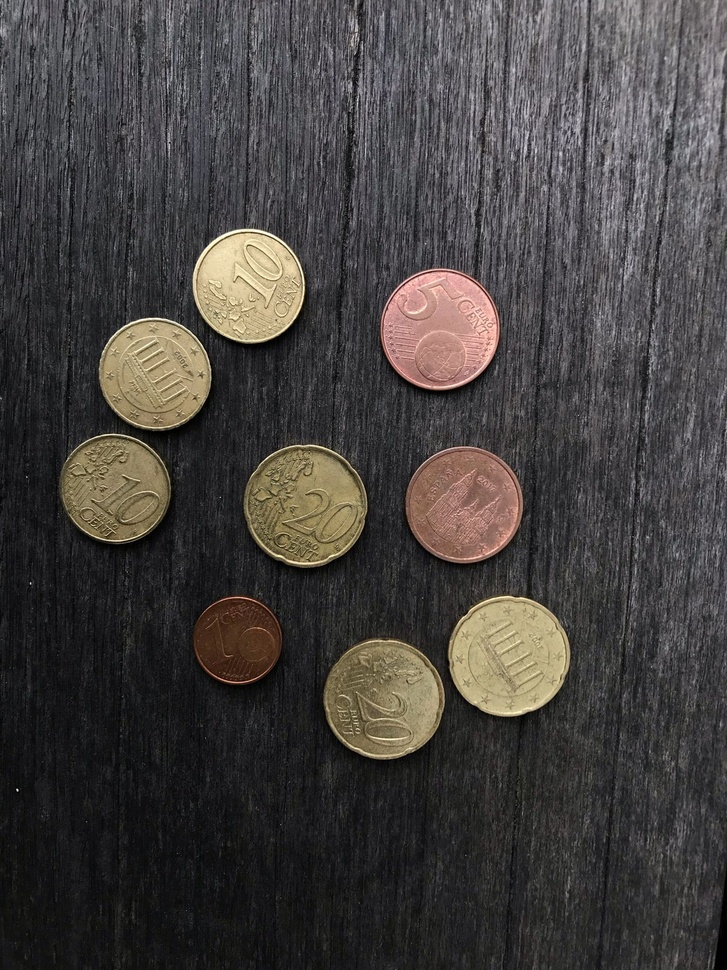
#> input picture Images/validation/242.jpg, 727 x 970 px, shrunk from 1536 x 2048 before the run, found by its file name
$ python essai.py
#> lines starting #> are read from the running program, lines starting #| are printed output that depends on the picture; after the words box and inside, x2 and y2 are one past the last pixel; in counts of white or black regions, pixels touching at a corner belong together
import cv2
import numpy as np
import matplotlib.pyplot as plt
import math

def to_black_n_white(img):

    segmentation_result_gris = cv2.cvtColor(img, cv2.COLOR_BGR2GRAY)

    # Appliquer une opération de seuillage pour obtenir une image binaire
    _, seuil_image = cv2.threshold(segmentation_result_gris, 128, 255, cv2.THRESH_BINARY)
    return seuil_image

def to_gray(img):
    image_grise = cv2.cvtColor(img, cv2.COLOR_BGR2GRAY)
    return image_grise

# [14 lines left out: function detect_circles, not called in this run]


img=cv2.imread ("Images/242.jpg");
#> img is the input picture: shape (970, 727, 3); mean B, G, R 63.9, 65.8, 69.5
hsv = cv2.cvtColor(img, cv2.COLOR_RGB2HSV)
#> hsv: shape (970, 727, 3); mean H, S, V 75.5, 27.3, 71.2
h,s,v= cv2.split(hsv)
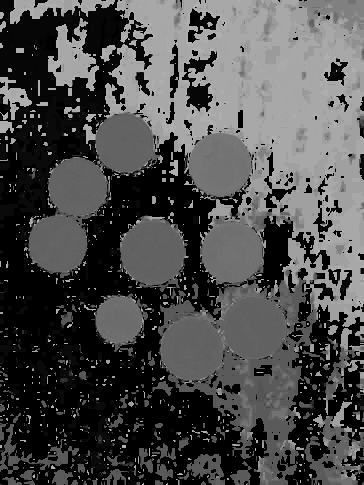
#> h: shape (970, 727) (shown at 1/2 size); min 0, max 176, mean 75.5
ret_h, th_h = cv2.threshold(h,0,255,cv2.THRESH_BINARY+cv2.THRESH_OTSU)
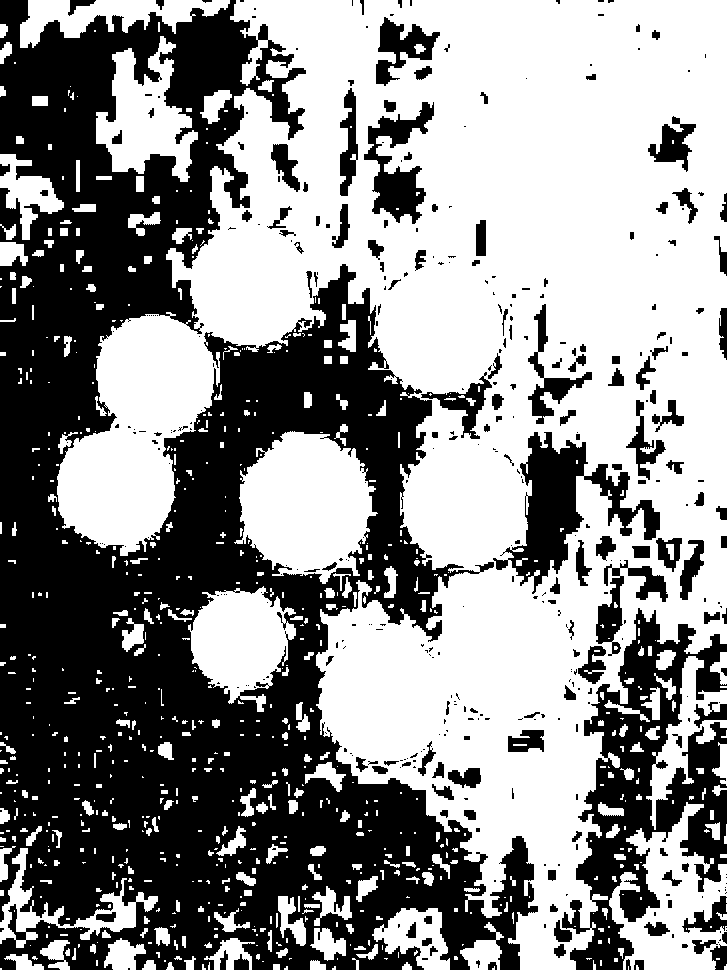
#> th_h: shape (970, 727); 55.8% white; 387 black regions (238 under 20 px), largest, box (x1, y1, x2, y2) and area: (0, 0, 538, 970) 247545, (562, 608, 727, 970) 24413, (493, 432, 660, 594) 8697
#> ret_h = 65
ret_s, th_s = cv2.threshold(s,0,255,cv2.THRESH_BINARY+cv2.THRESH_OTSU)
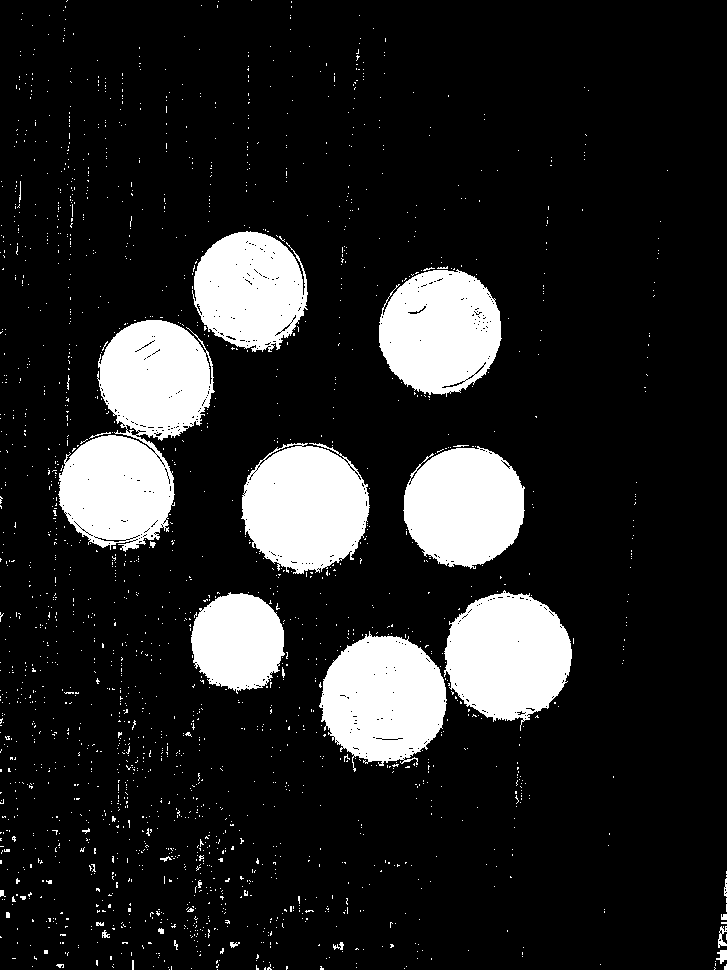
#> th_s: shape (970, 727); 14.8% white; 2021 white regions (1990 under 20 px), largest, box (x1, y1, x2, y2) and area: (58, 320, 215, 552) 20622, (241, 443, 370, 574) 12651, (444, 590, 572, 731) 12521
#> ret_s = 54
ret_v, th_v = cv2.threshold(v,0,255,cv2.THRESH_BINARY+cv2.THRESH_OTSU)
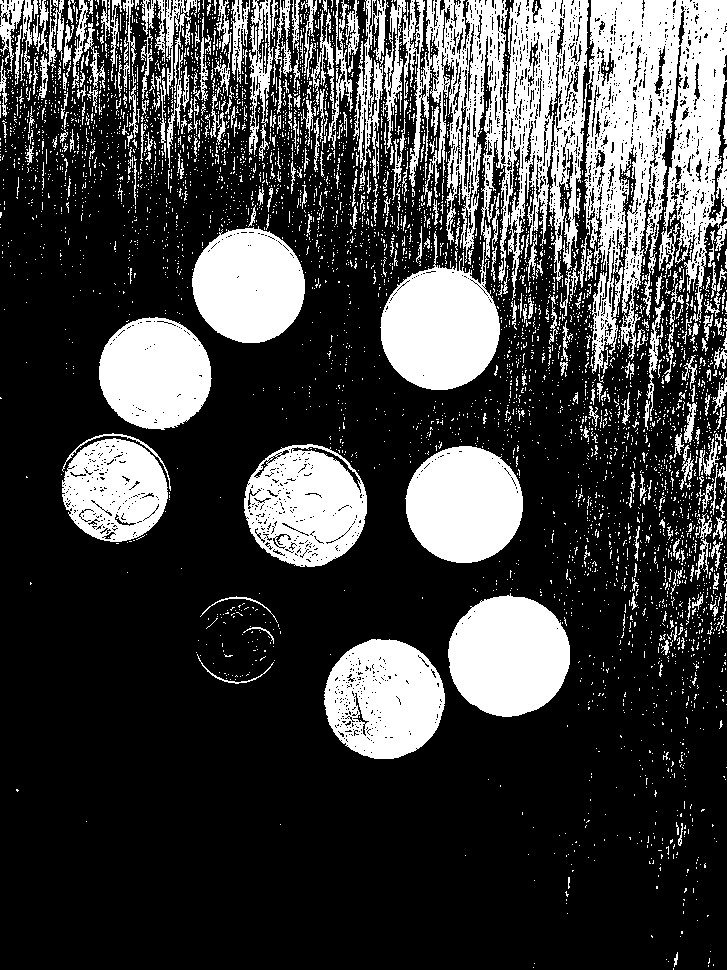
#> th_v: shape (970, 727); 26.2% white; 4710 white regions (4377 under 20 px), largest, box (x1, y1, x2, y2) and area: (402, 0, 727, 374) 55852, (380, 231, 500, 390) 11634, (448, 593, 570, 717) 11580
#> ret_v = 93
#Fusion th_h et th_s
th=cv2.bitwise_or(th_h,th_s)
#> th: shape (970, 727); 56.2% white; 404 black regions (254 under 20 px), largest, box (x1, y1, x2, y2) and area: (0, 0, 538, 970) 245282, (562, 608, 727, 970) 24412, (493, 432, 660, 594) 8694
#Ajouts de bord à l'image
bordersize=10
th=cv2.copyMakeBorder(th, top=bordersize, bottom=bordersize, left=bordersize, right=bordersize, borderType= cv2.BORDER_CONSTANT, value=[0,0,0] )
#> th: shape (990, 747); 53.5% white; 364 black regions (237 under 20 px), largest, box (x1, y1, x2, y2) and area: (0, 0, 747, 990) 307214, (503, 442, 670, 604) 8694, (374, 112, 444, 234) 3516
#Remplissage des contours
im_floodfill = th.copy()
h, w = th.shape[:2]
mask = np.zeros((h+2, w+2), np.uint8)
color = (0,255,0)
cv2.floodFill(im_floodfill, mask, (0,0), color)
im_floodfill_inv = cv2.bitwise_not(im_floodfill)
th = th | im_floodfill_inv
#> th: shape (990, 747); every value is 255
#Enlèvement des bord de l'image
th=th[bordersize: len(th)-bordersize,bordersize: len(th[0])-bordersize]
#> th: shape (970, 727); every value is 255
resultat=cv2.bitwise_and(img,img,mask = th)
image_noir = to_black_n_white(resultat)
#> in to_black_n_white, `_, seuil_image = cv2.threshold(segmentation_result_gris, 128, 255, cv2..`:
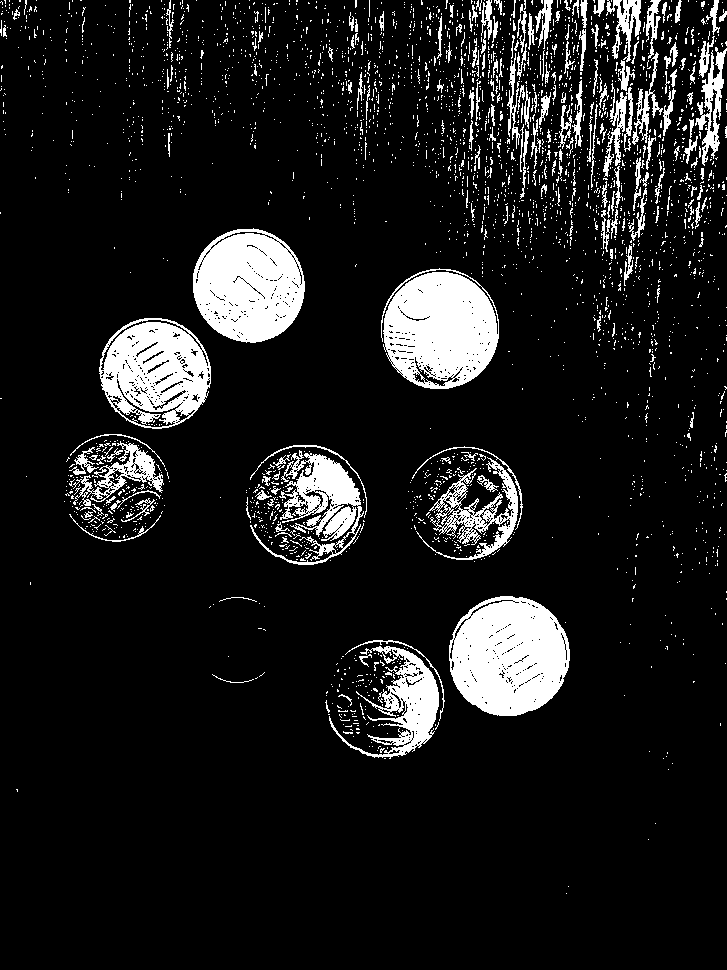
#> seuil_image: shape (970, 727); 11% white; 3112 white regions (2899 under 20 px), largest, box (x1, y1, x2, y2) and area: (449, 596, 570, 716) 10995, (381, 268, 499, 389) 10351, (193, 228, 305, 343) 9609
plt.imshow(image_noir)
plt.show()
contours, hierarchy = cv2.findContours(th,cv2.RETR_TREE,cv2.CHAIN_APPROX_SIMPLE)
#> contours = [[[0, 0], [0, 969], [726, 969], [726, 0]]]
for i in range (0, len(contours)) :
    mask_BB_i = np.zeros((len(th),len(th[0])), np.uint8)
    x,y,w,h = cv2.boundingRect(contours[i])
    cv2.drawContours(mask_BB_i, contours, i, (0,0,0), -1)
    BB_i=cv2.bitwise_and(img,img,mask=mask_BB_i)
    if h >15 and w>15 :
        BB_i=BB_i[y:y+h,x:x+w]
        plt.imshow(BB_i)
        plt.show()
#> this loop made 1 pass
#> (x, y, w, h) on pass 1: (0, 0, 727, 970)

$ run again, with Images/validation/101.jpg copied over Images/validation/242.jpg
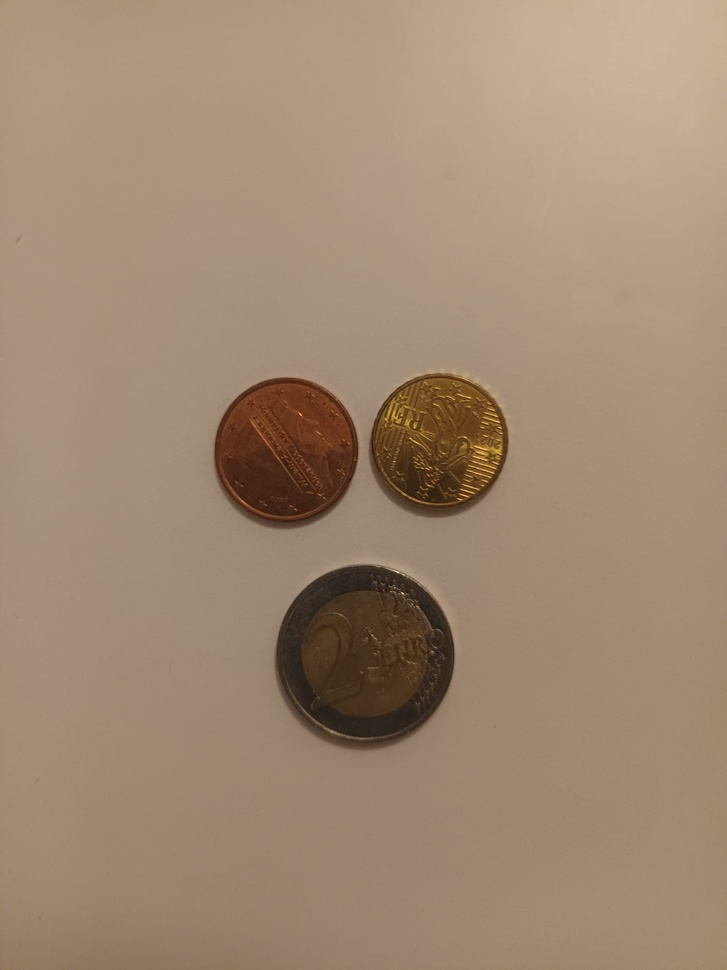
#> input picture Images/validation/101.jpg, 727 x 970 px, shrunk from 1500 x 2000 before the run, found by its file name
#> img is the input picture: shape (970, 727, 3); mean B, G, R 114.5, 136.9, 159.8
#> hsv: shape (970, 727, 3); mean H, S, V 105.2, 75.7, 159.8
#> `ret_h, th_h = cv2.threshold(h,0,255,cv2.THRESH_BINARY+cv2.THRESH_OTSU)`:
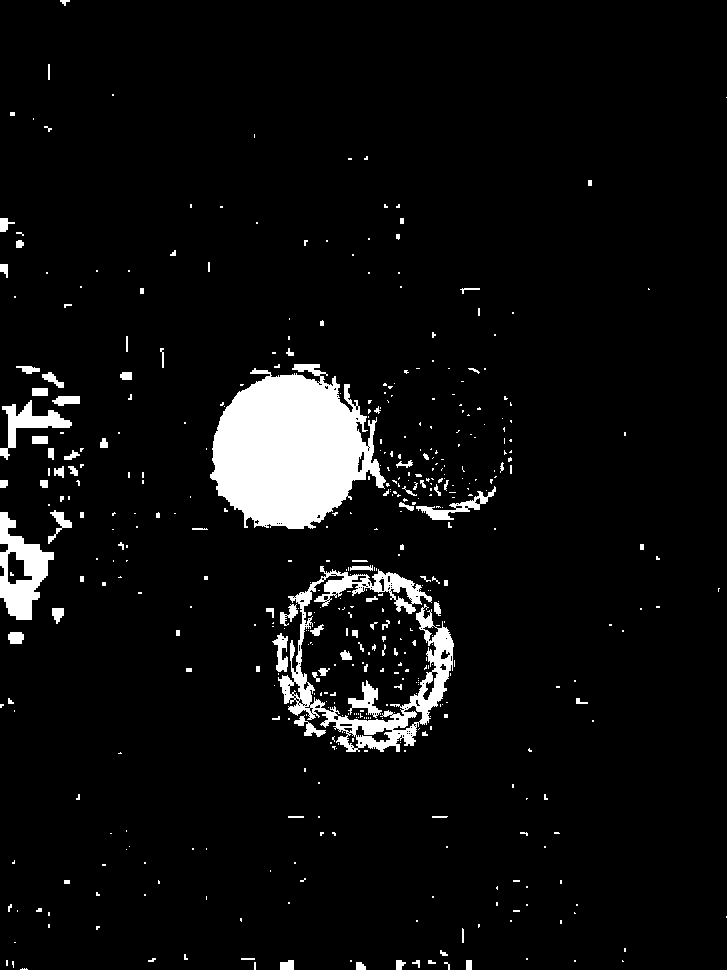
#> th_h: shape (970, 727); 5.7% white; 468 white regions (362 under 20 px), largest, box (x1, y1, x2, y2) and area: (210, 364, 386, 529) 19482, (278, 566, 454, 752) 7677, (0, 512, 54, 620) 2852
#> ret_h = 106
#> th_s: shape (970, 727); 6.6% white; 109 white regions (95 under 20 px), largest, box (x1, y1, x2, y2) and area: (215, 378, 358, 524) 16456, (371, 373, 508, 514) 14814, (299, 578, 438, 719) 13624
#> ret_s = 119
#> th_v: shape (970, 727); 92.1% white; 22 black regions (17 under 20 px), largest, box (x1, y1, x2, y2) and area: (274, 565, 455, 750) 26113, (214, 378, 359, 529) 16694, (369, 373, 509, 518) 12445, (395, 397, 408, 417) 74, (388, 403, 395, 421) 32
#> ret_v = 123
#> im_floodfill_inv: shape (990, 747); 91.1% white; 286 black regions (209 under 20 px), largest, box (x1, y1, x2, y2) and area: (220, 374, 518, 539) 34607, (288, 575, 465, 762) 21680, (10, 522, 64, 630) 2852
#> in to_black_n_white, `_, seuil_image = cv2.threshold(segmentation_result_gris, 128, 255, cv2..`:
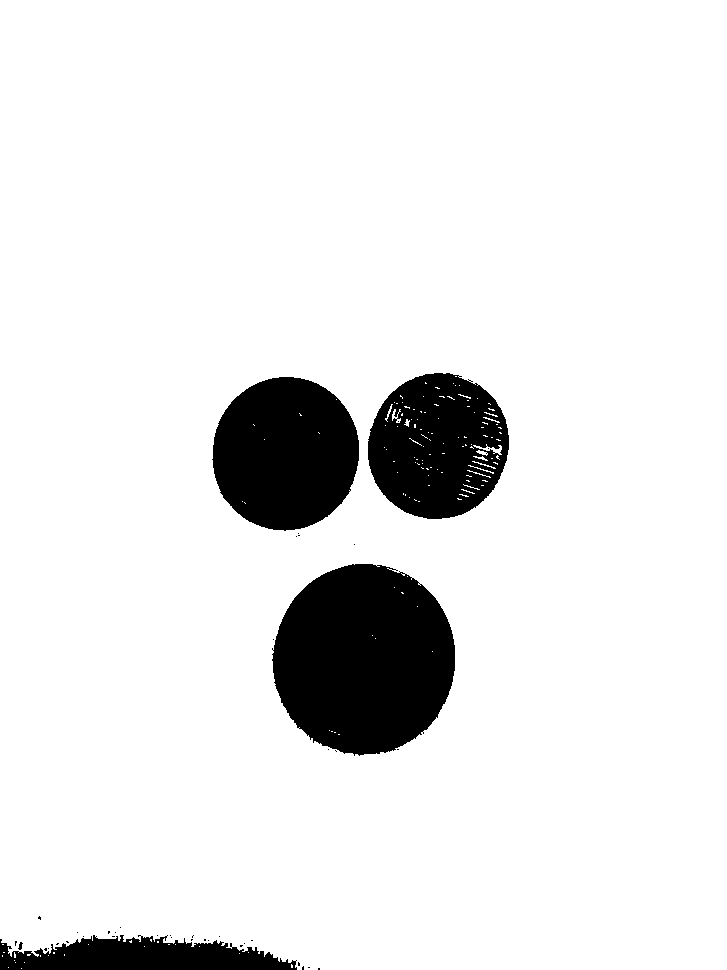
#> seuil_image: shape (970, 727); 90.4% white; 42 black regions (37 under 20 px), largest, box (x1, y1, x2, y2) and area: (272, 564, 455, 756) 27317, (212, 377, 359, 531) 17716, (368, 373, 509, 519) 15338, (0, 935, 297, 970) 7150, (18, 942, 23, 950) 23
#> contours = [[[0, 0], [0, 969], [726, 969], [726, 0]]]
#> the loop `for i in range (0, len(contours)) :` made 1 pass
#> (x, y, w, h) on pass 1: (0, 0, 727, 970)
